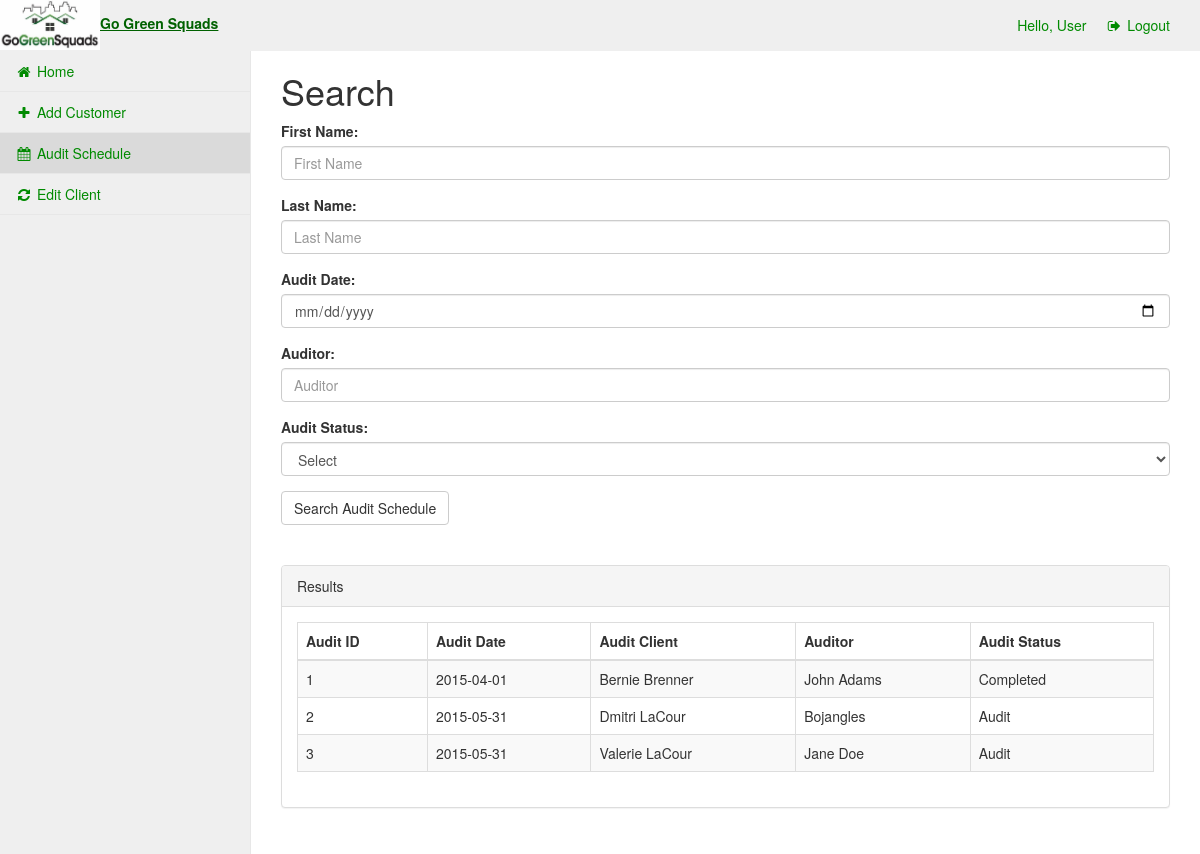
The app's page /ScheduledAudits.php (signed in) with its own data.
### tables this page shows
CREATE TABLE `tblScheduledAudits` (
`AuditID` int(11) NOT NULL,
  `AuditDate` date NOT NULL,
  `ClientID` int(11) NOT NULL,
  `Auditor` varchar(100) DEFAULT NULL,
  `Status` varchar(50) NOT NULL DEFAULT 'Pre Audit'
);

### ScheduledAudits.php (the view, shortened to what this page needs)
<?php
	include 'includes/Header.php';
		$sql = "CALL spCreateAuditSchedule";
		$result = $conn->query($sql);
		for ($set = array (); $row = $result->fetch_assoc(); $set[] = $row);
?>
<div id='frmSearch'>
	<h1>Search</h1>
	<form name="frmClientProfile" method="post" action="ScheduledAudits.php">
		<div class="form-group">
			<label>First Name:</label>
			<input class="form-control" type="text" name="txtFirstName" placeholder="First Name" >
		</div>
		<div class="form-group">
			<label>Last Name:</label>
			<input class="form-control" type="text" name="txtLastName" placeholder="Last Name" >
		</div>
		<div class="form-group">
			<label>Audit Date:</label>
			<input class="form-control" type="date" name="txtAuditDate" placeholder="Audit Date" >
		</div>
		<div class="form-group">
			<label>Auditor:</label>
			<input class="form-control" type="text" name="txtAuditor" placeholder="Auditor" >
		</div>
		<div class="form-group">
			<label>Audit Status:</label>
			<select name="ddlAuditStatus" id="ddlAuditStatus" class="form-control">
				<option value="">Select</option>
			</select>
		</div>
		<input class="btn btn-default" type="Submit" name="btnSearch" value="Search Audit Schedule" >
		<br><br><br>
	</form>
</div>
            <div class="row">
                <div class="col-lg-12">
                    <div class="panel panel-default">
                        <div class="panel-heading">
                            Results
                        </div>
                        <div class="panel-body">
                            <div class="dataTable_wrapper">
                                <table class="table table-striped table-bordered table-hover" id="dataTables-example">
                                    <thead>
                                        <tr>
                                            <th>Audit ID</th>
											<th>Audit Date</th>
											<th>Audit Client</th>
											<th>Auditor</th>
											<th>Audit Status</th>
                                        </tr>
                                    </thead>
                                    <tbody>
										<?php
										$i = 0;
										while ($i < count($set)) {
											$intAuditID = $set[$i][ID];
											$strAuditDate = $set[$i][Date];
											$strClient = $set[$i][Client];
											$strAuditor = $set[$i][Auditor];
											$strStatus = $set[$i][Status];
											$strClientID = $set[$i][ClientID];
											echo
												"<tr onclick=\"form(".$strClientID.", '".$strStatus."'); \">
													<td>".$intAuditID."</td>
													<td>".$strAuditDate."</td>
													<td>".$strClient."</td>
													<td>".$strAuditor."</td>
													<td>".$strStatus."</td>
													<td style='display:none' id=".intAuditID.">".$strClientID."</td>
												</tr>";
											$i++;
										}
										?>
                                    </tbody>
                                </table>
                            </div>
                        </div>
                    </div>
                </div>
            </div>
	<form name="frmClientID" id="frmClientID" method="post" >
	</form>
<?php
	include 'includes/footer.php';
?>

### includes/Header.php (shortened to what this page needs)
<!DOCTYPE html>
<html lang="en">
<head>
<link href="../bower_components/bootstrap/dist/css/bootstrap.min.css" rel="stylesheet">
<link href="../bower_components/metisMenu/dist/metisMenu.min.css" rel="stylesheet">
<link href="../dist/css/sb-admin-2.css" rel="stylesheet">
<link href="../bower_components/font-awesome/css/font-awesome.min.css" rel="stylesheet" type="text/css">
    <link href="../bower_components/datatables-plugins/integration/bootstrap/3/dataTables.bootstrap.css" rel="stylesheet">
<link href="../bower_components/datatables-responsive/css/dataTables.responsive.css" rel="stylesheet">
</head>
<body>
<div id="wrapper">
<nav class="navbar navbar-default navbar-static-top" role="navigation" style="margin-bottom: 0">
<div class="navbar-header">
<a href="index.php"> <img src="../dist/images/logo.jpg" alt="Home" height=50 and width =100><b>Go Green Squads</b></a>
</div>
<ul class="nav navbar-top-links navbar-right">
<li>
	Hello, <?php echo $_COOKIE['User'] ?>
</li>
<li>
	<a href="login.php"><i class="fa fa-sign-out fa-fw"></i> Logout</a>
</li>
</ul>
<div class="navbar-default sidebar" role="navigation">
 <div class="sidebar-nav navbar-collapse">
 <ul class="nav" id="side-menu">
<li> <a href="index.php"><i class="fa fa-home fa-fw"></i> Home </a>  </li>
<li> <a href="InitialCallForm.php"><i class="fa fa-plus fa-fw"></i> Add Customer</a> </li>
<li> <a href="ScheduledAudits.php"><i class="fa fa-calendar fa-fw"></i> Audit Schedule</a> </li>
<li> <a href="CustomerProfile.php"><i class="fa fa-refresh fa-fw"></i> Edit Client</a> </li>
</ul>
</div>
</div>
</nav>
       <div id="page-wrapper">
          <div class="container-fluid">
               <div class="row">

### includes/footer.php (shortened to what this page needs)
</div>
</div>
 </div>
</div>
</body>
</html>

### records on screen
tblscheduledaudits: AuditID "1", AuditDate "2015-04-01", strClient "Bernie Brenner", Auditor "John Adams", Status "Completed"
tblscheduledaudits: AuditID "2", AuditDate "2015-05-31", strClient "Dmitri LaCour", Auditor "Bojangles", Status "Audit"
tblscheduledaudits: AuditID "3", AuditDate "2015-05-31", strClient "Valerie LaCour", Auditor "Jane Doe", Status "Audit"

### other values on screen
$_COOKIE['User'] "User"
